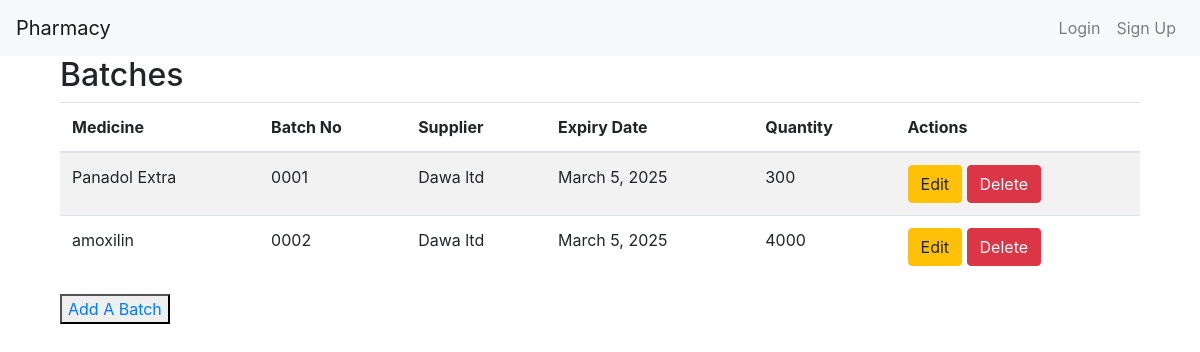
Page /batches/ on the earlier database version.
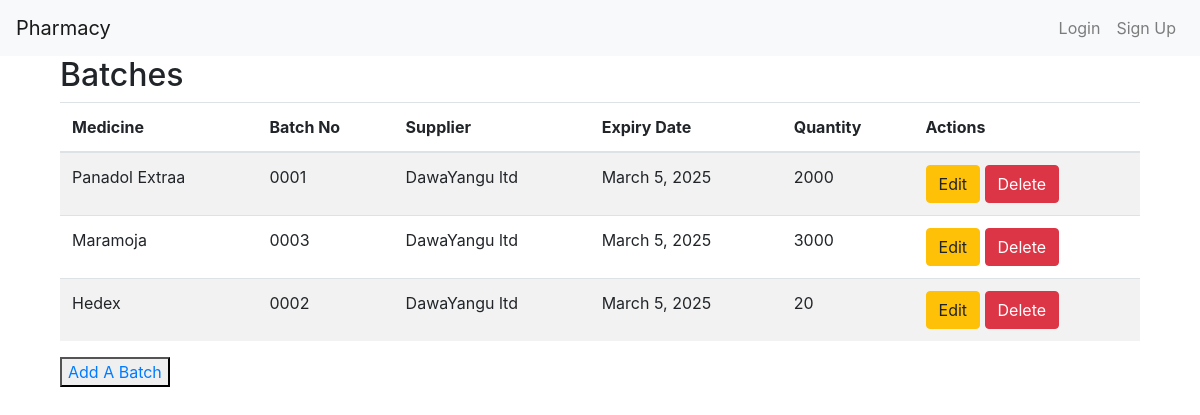
Same page on the later database version.
### chemistApi/models.py (models this page shows, shortened)
class Batch(models.Model):
    medicine = models.ForeignKey(Medicine, on_delete=models.CASCADE, related_name='batches')
    supplier = models.ForeignKey(Supplier, null=True, on_delete=models.CASCADE)
    batch_no = models.CharField(max_length=100)
    expiry_date = models.DateField()
    quantity = models.PositiveIntegerField()

class Medicine(models.Model):
    name = models.CharField(max_length=255)
    supplier = models.ForeignKey(Supplier, on_delete=models.CASCADE)
    description = models.TextField(default='No description provided')
    price = models.DecimalField(max_digits=10, decimal_places=2, default=0)

class Supplier(models.Model):
    name = models.CharField(max_length=100)
    email = models.EmailField(default='e.g supplier@gmail.com')
    phone_number = models.CharField(max_length=20, default='e.g 1234567890')

### chemistApi/views.py (the view)
# urls.py: path('batches/', views.BatchListView.as_view(), name='batch_list'),
class BatchListView(ListView):
    model = Batch
    template_name = 'batch_list.html'
    context_object_name = 'batches'

### chemistApi/templates/batch_list.html
{% extends 'base.html' %}
{% block content %}
<div class="container">
    <h2>Batches</h2>
    <table class="table table-striped">
        <thead>
            <tr>
                <th>Medicine</th>
                <th>Batch No</th>
				<th>Supplier</th>
                <th>Expiry Date</th>
                <th>Quantity</th>
                <th>Actions</th>
            </tr>
        </thead>
        <tbody>
            {% for batch in batches %}
            <tr>
                <td>{{ batch.medicine.name }}</td>
                <td>{{ batch.batch_no }}</td>
                <td>{{ batch.supplier.name }}</td>
                <td>{{ batch.expiry_date }}</td>
                <td>{{ batch.quantity }}</td>
                <td>
                    <a href="{% url 'batch_update' batch.pk %}" class="btn btn-warning">Edit</a>
                    <a href="{% url 'batch_delete' batch.pk %}" class="btn btn-danger">Delete</a>
                </td>
            </tr>
            {% endfor %}
        </tbody>
    </table>
	<button>
		<a href="{% url 'add_batch'%}">Add A Batch</a>
	</button>
</div>
{% endblock %}

### chemistApi/templates/base.html (shortened to what this page needs)
<!DOCTYPE html>
<html lang="en">
<head>
    <link rel="stylesheet" href="https://stackpath.bootstrapcdn.com/bootstrap/4.3.1/css/bootstrap.min.css">
</head>
<body>
    <nav class="navbar navbar-expand-lg navbar-light bg-light">
        <a class="navbar-brand" href="{% url 'sale_create' %}">Pharmacy</a>
        <div class="collapse navbar-collapse" id="navbarNav">
            <ul class="navbar-nav ml-auto">
                {% if user.is_authenticated %}
                <li class="nav-item">
                    <a class="nav-link" href=" {%url 'medicine_list'%}">Medicines</a>
                </li>
                 <li class="nav-item">
                    <a class="nav-link" href=" {%url 'list_prescriptions'%}">Prescriptions</a>
                </li>
                 <li class="nav-item">
                    <a class="nav-link" href=" {%url 'list_e_prescriptions'%}">E-Prescriptions</a>
                </li>
                <li class="nav-item">
                    <a class="nav-link" href=" {%url 'batch_list'%}">Batches</a>
                </li>
                <li class="nav-item">
                    <a class="nav-link" href="{% url 'order_list'%}">Orders</a>
                </li>
                <li class="nav-item">
                    <a class="nav-link" href="{% url 'sale_list'%}">Sales</a>
                </li>
                <li class="nav-item">
                    <a class="nav-link" href="{% url 'supplier_list'%}">Suppliers</a>
                </li>
                <li class="nav-item">
                    <a class="nav-link" href="{%url 'customer_list'%}">Customers</a>
                </li>
                    <li class="nav-item dropdown">
                        <a class="nav-link dropdown-toggle" href="#" id="navbarDropdown" role="button" data-toggle="dropdown" aria-haspopup="true" aria-expanded="false">
                            {{ user.username }}
                        </a>
                        <div class="dropdown-menu dropdown-menu-right" aria-labelledby="navbarDropdown">
                            <a class="dropdown-item" href="{% url 'profile' %}">Profile</a>
                            <a class="dropdown-item" href="#">Settings
                            <div class="dropdown-divider"></div>
                            <a class="dropdown-item" href="{% url 'logout' %}">Logout</a>
                        </div>
                    </li>
                {% else %}
                    <li class="nav-item">
                        <a class="nav-link" href="{% url 'login' %}">Login</a>
                    </li>
                    <li class="nav-item">
                        <a class="nav-link" href="{% url 'signup' %}">Sign Up</a>
                    </li>
                {% endif %}
            </ul>
        </div>
    </nav>
    <div class="container">
        {% block content %}
        {% endblock %}
    </div>
</body>
</html>

Differences in the rows shown:
removed Batch: medicine.name "Panadol Extra", batch_no "0001", supplier.name "Dawa ltd", expiry_date "March 5, 2025", quantity "300"
removed Batch: medicine.name "amoxilin", batch_no "0002", supplier.name "Dawa ltd", expiry_date "March 5, 2025", quantity "4000"
added Batch: medicine.name "Panadol Extraa", batch_no "0001", supplier.name "DawaYangu ltd", expiry_date "March 5, 2025", quantity "2000"
added Batch: medicine.name "Maramoja", batch_no "0003", supplier.name "DawaYangu ltd", expiry_date "March 5, 2025", quantity "3000"
added Batch: medicine.name "Hedex", batch_no "0002", supplier.name "DawaYangu ltd", expiry_date "March 5, 2025", quantity "20"
